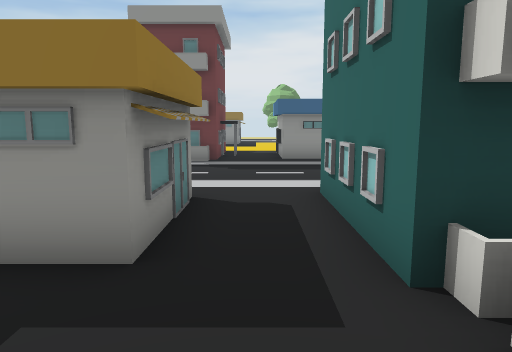
[1] (above)

24 first-person views from a walk through a Unity game level. The camera is 1.2 m above the floor, tilts 8° down and sees 70° across. The floor is counted in squares, 1 m on a side. Each view is taken from the middle of a square. On the plan, view 1 faces up. The plan holds only what a view shows up to about 15 squares ahead; the rest is blank. The place goes on beyond the plan. The player is left out.

[2]
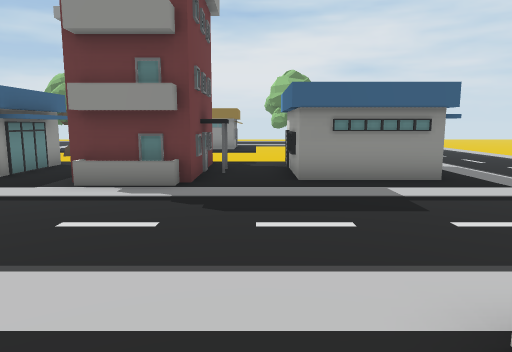

[3]
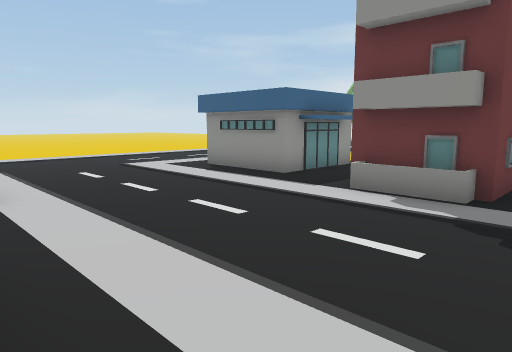

[4]
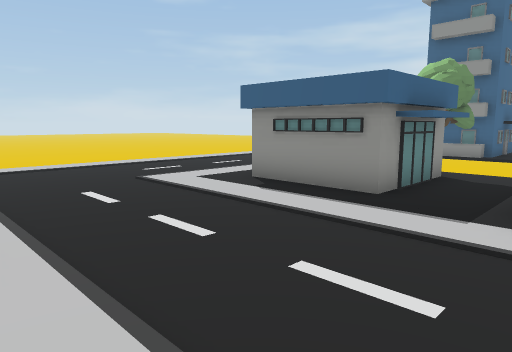

[5]
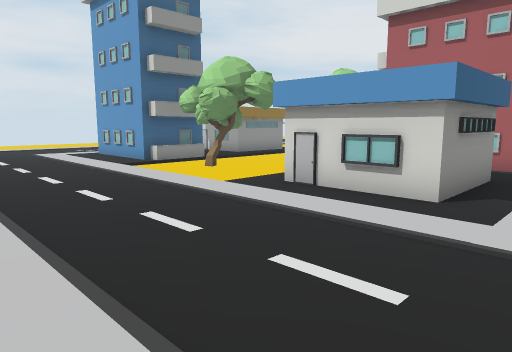

[6]
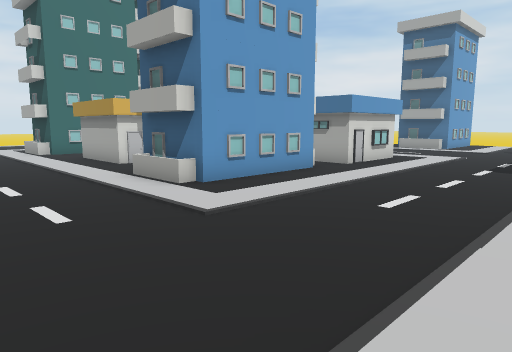

[7]
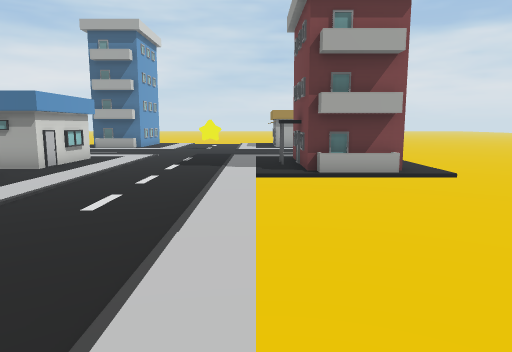

[8]
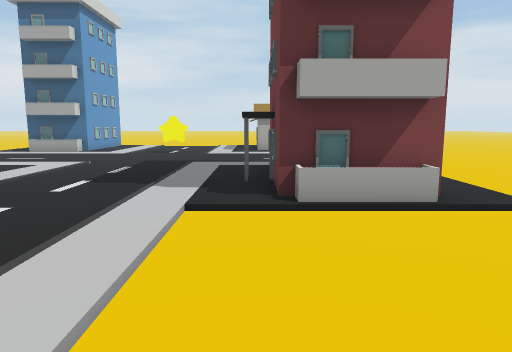

[9]
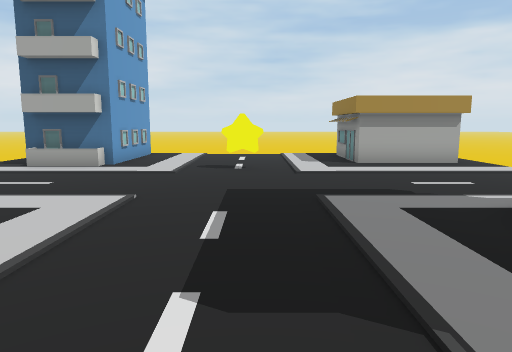

[10]
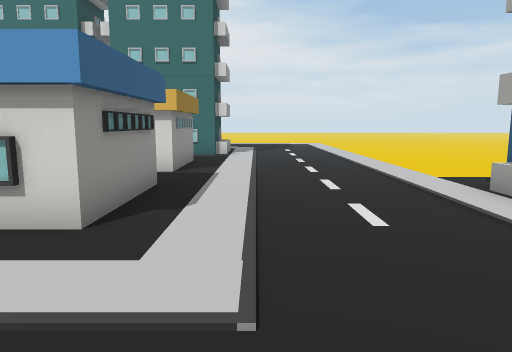

[11]
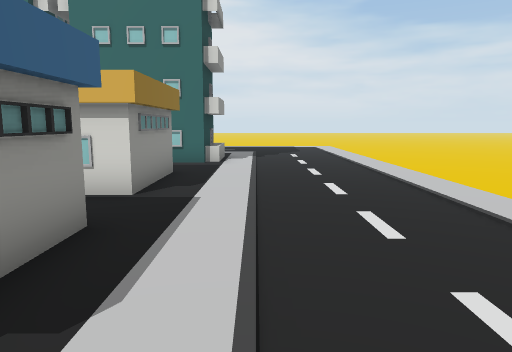

[12]
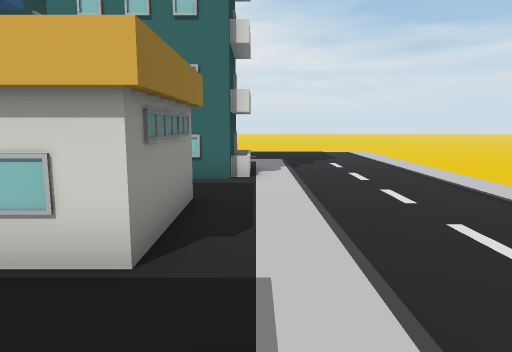

[13]
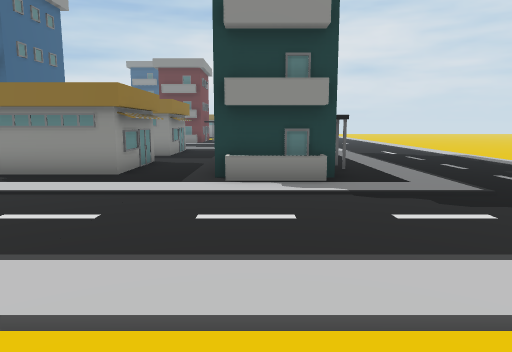

[14]
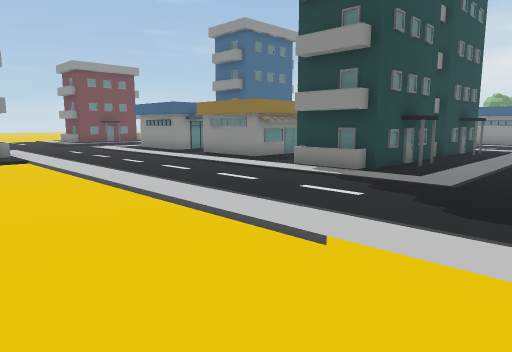

[15]
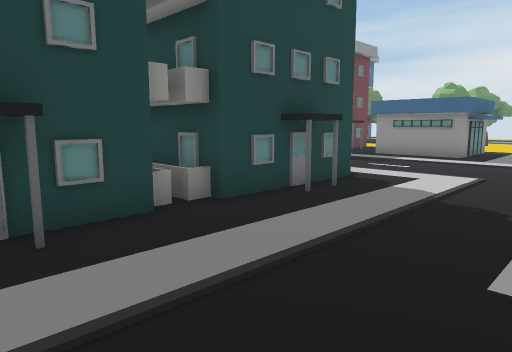

[16]
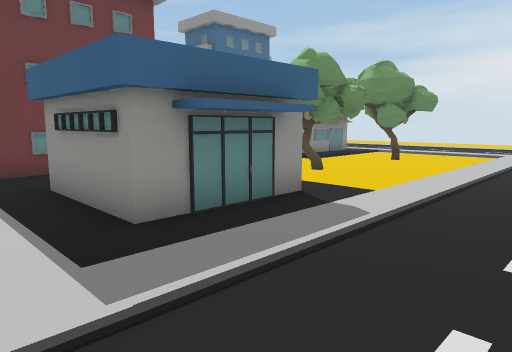

[17]
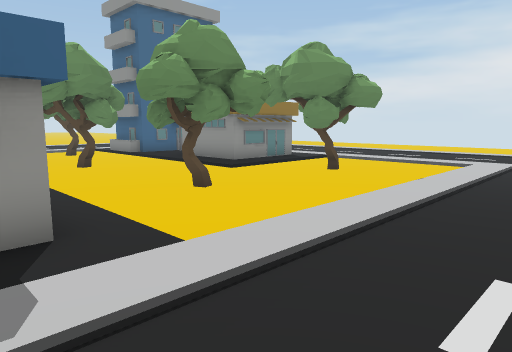

[18]
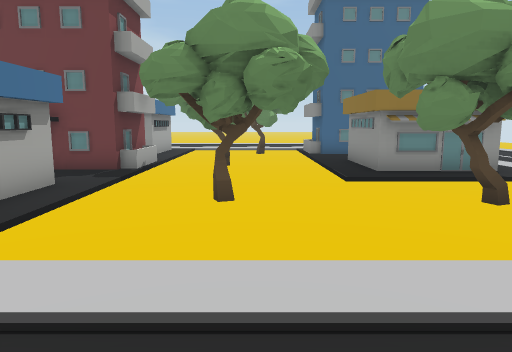

[19]
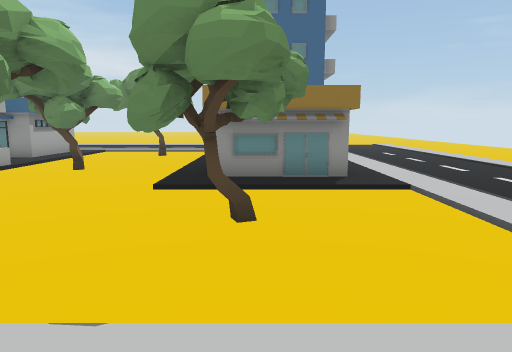

[20]
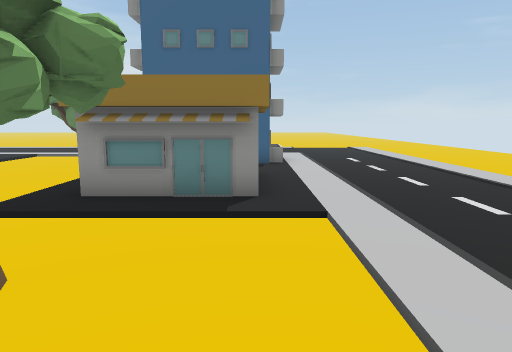

[21]
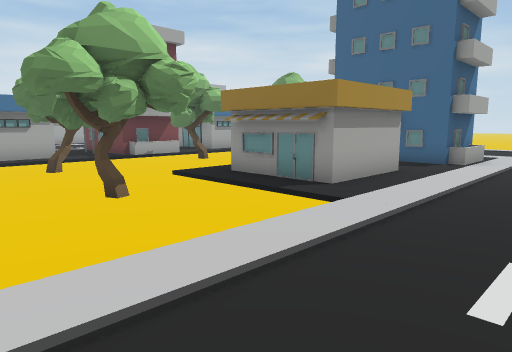

[22]
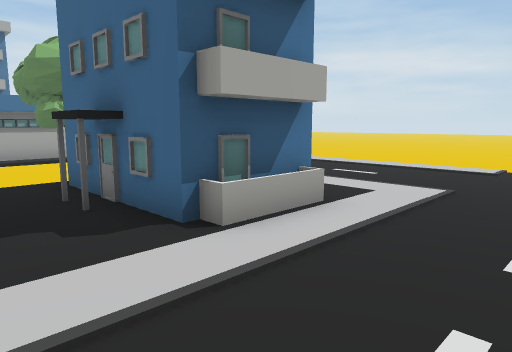

[23]
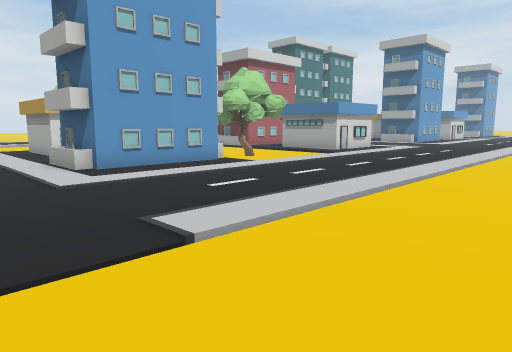

[24]
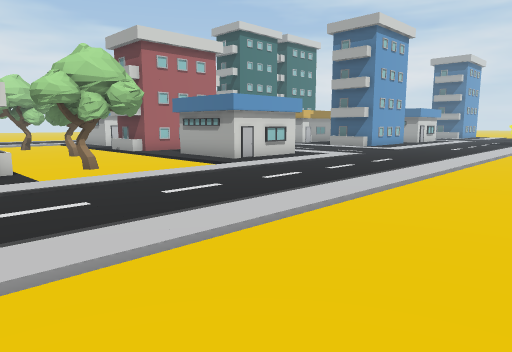

### Floor plan
Key: @ floor where view 1 was taken; # wall or solid block; . floor; ^ raised ledge; T tree; O other object.
Columns run from 18 left of view 1 to 8 right of it. Each row starts with its distance up from view 1.
 30 . ..    ........... ....
 29  ...    ................
 28 ....    ................
 27 ..........OO.............
 26 .........OOOO OOOO.......
 25 .........O  O O  O.T.....
 24 .........O  O O  O.TTT....
 23 .........OOOO OOOO..TT....
 22 ..........OO..............
 21 ..........TT........T.....
 20  .........TT...T...TTT.....
 19  .........T...TTT..TT......
 18  .............TT....T......
 17  ..............OO..........
 16  ........OOOO.OOOO OOOO....
 15   .......O  OOO  O O  OO...
 14  ........O  OOO  O O  OO...
 13 .........OOOO.OOOO OOOO....
 12 ...............OO.........
 11 ....    ................  .
 10 ....    ................
  9  ...    ................
  8  ...    ................
  7 ..........OO........# ....
  6 .........OOOO OOOO.####...
  5 .........O  O O  O.#  ^....
  4 .........O  O    O.#  ^....
  3 .........O OO   OO.####....
  2 OO........O       ..##.....
  1 OOO......OO      O.  ##....
  0   O......O       O@   ^....
 -1   O......O   OO  O.#  ^....
 -2   O......OOOO.OOOO.####....
 -3  O..................##....
 -4  ... .  ................
 -5 ....    ................
 -6 ....    ................
 -7 ....    ................
 -8 .....OO...OO...............
 -9 OOO......OOOO..............
-10   O......O  O .............
-11   O......O    .............

Where each view was taken, in squares from view 1:
view 1: 0 up, 0 right, facing up
view 2: 5 up, 0 right, facing up
view 3: 6 up, 0 right, facing up-left
view 4: 7 up, 3 left, facing up-left
view 5: 11 up, 15 left, facing up-right
view 6: 11 up, 15 left, facing down-right
view 7: 11 up, 15 left, facing down
view 8: 7 up, 16 left, facing down
view 9: 2 up, 13 left, facing down
view 10: 4 down, 13 left, facing right
view 11: 4 down, 10 left, facing right
view 12: 3 down, 7 left, facing right
view 13: 10 down, 2 right, facing up
view 14: 11 down, 8 right, facing up-left
view 15: 1 down, 8 right, facing up-left
view 16: 11 up, 8 right, facing up-left
view 17: 15 up, 8 right, facing up-left
view 18: 20 up, 8 right, facing left
view 19: 24 up, 7 right, facing left
view 20: 26 up, 5 right, facing left
view 21: 30 up, 5 right, facing down-left
view 22: 30 up, 4 left, facing down-left
view 23: 30 up, 18 left, facing down-right
view 24: 24 up, 18 left, facing down-right
